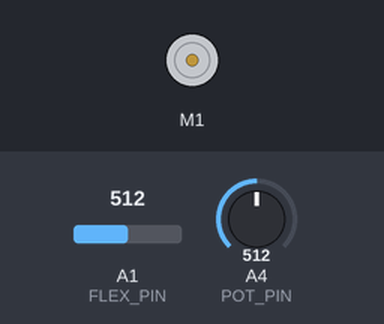
Recording of a sketch running on a simulated Arduino Uno, built with avr-gcc and run on an emulated ATmega328P. Shown: DC motor (green arrow = forward, orange = backward, longer = faster). Inputs (shaded band) come from the test bench; at power-on: A4 (POT_PIN) = 512, A1 (FLEX_PIN) = 512. What the sketch prints to the serial monitor is not drawn.

Above: at 1.2 s.
1.3 s: A4 (POT_PIN) set to 716
At 1.9 s:
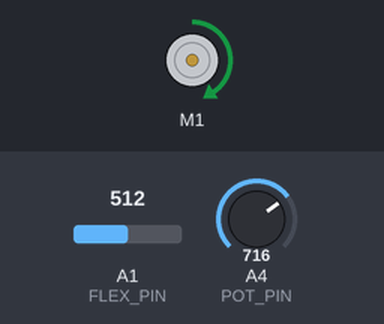
2.8 s: A4 (POT_PIN) set to 900
At 4.0 s:
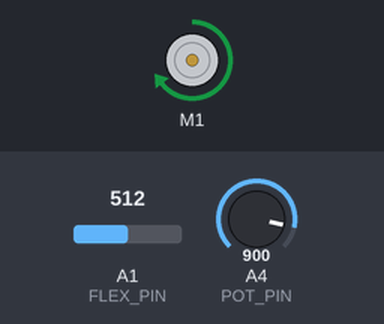
4.3 s: A4 (POT_PIN) set to 1023
At 5.2 s:
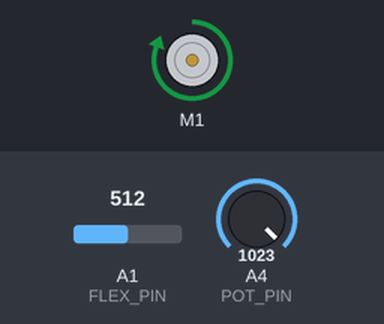
5.8 s: A4 (POT_PIN) set to 306
At 6.5 s:
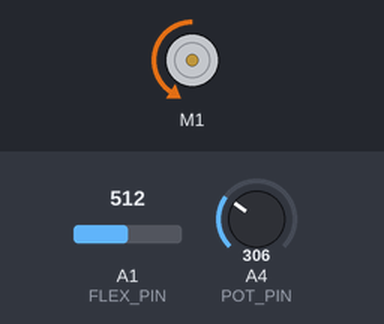
7.3 s: A4 (POT_PIN) set to 122
At 7.6 s:
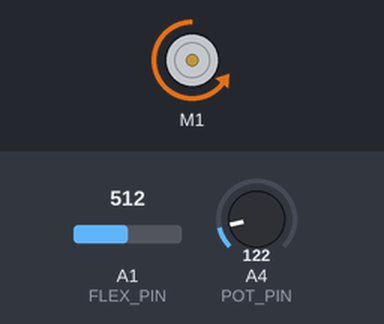
8.8 s: A4 (POT_PIN) set to 511
At 9.8 s:
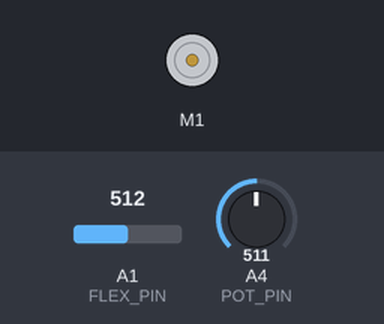
Timing chart, 0 to 11.3 s (numbered marks = the images above; inputs shaded):
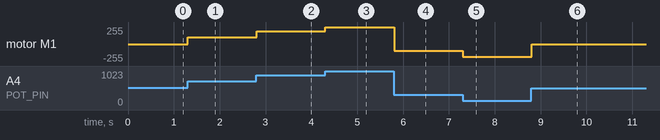

The sketch:

cableDrivenFingerActuatorWithBonesForSkratchies.ino
```cpp
#include <DRV8835MotorShield.h>

#define LED_PIN 13


DRV8835MotorShield motors;
int POT_PIN = A4;

// FLEX SENSOR setup
const int FLEX_PIN = A1; // Pin connected to voltage divider flex sensor output
const float VCC = 4.98; // Measured voltage of Ardunio 5V line
const float R_DIV = 10000.0; // Measured resistance of 3.3k resistor
const float STRAIGHT_RESISTANCE = 29800.0; // resistance when straight
const float BEND_RESISTANCE = 67000.0; // resistance at 90 deg

int potValue; //potentiometer value

void setup() {
  // put your setup code here, to run once:
  Serial.begin(9600);
}

void loop() {
  // put your main code here, to run repeatedly:


  potValue = analogRead(POT_PIN);  // read potentiometer value
  int motorSpeed = convertPotentiometerToMotorSpeed (potValue);
  setMotorSpeed(motorSpeed);

  int angle = senseBending();
}


void setMotorSpeed(int motorSpeed){
  motors.setM1Speed(motorSpeed);
}

int convertPotentiometerToMotorSpeed (int potValue){
  int SpeedForMotor;
  if (potValue > 510){
    SpeedForMotor = map(potValue, 511, 1021, 0, 400);
  }
 else{
  SpeedForMotor = map(potValue, 0, 510, -400, 0);
}
  //Serial.println(SpeedForMotor);
  return SpeedForMotor;
}

float senseBending(){
  int flexADC = analogRead(FLEX_PIN);
  float flexV = flexADC * VCC / 1023.0;
  float flexR = R_DIV * (VCC / flexV - 1.0);
  //Serial.println("Resistance: " + String(flexR) + " ohms");

  // Use the calculated resistance to estimate the sensor's
  // bend angle:
  float angle = map(flexR, STRAIGHT_RESISTANCE, BEND_RESISTANCE,
                   0.0, 90.0);
  //Serial.println("Bend: " + String(angle) + " degrees");
  Serial.println(angle);
  return angle;
}
```

Measured:
- after the input at 1.3 s, motor M1: stopped → forward 102/255 at once
- after the input at 2.8 s, motor M1: forward 102/255 → forward 194/255 at once
- after the input at 4.3 s, motor M1: forward 194/255 → forward 255/255 at once
- after the input at 5.8 s, motor M1: forward 255/255 → backward 102/255 at once
- after the input at 7.3 s, motor M1: backward 102/255 → backward 194/255 at once
- after the input at 8.8 s, motor M1: backward 194/255 → stopped at once
